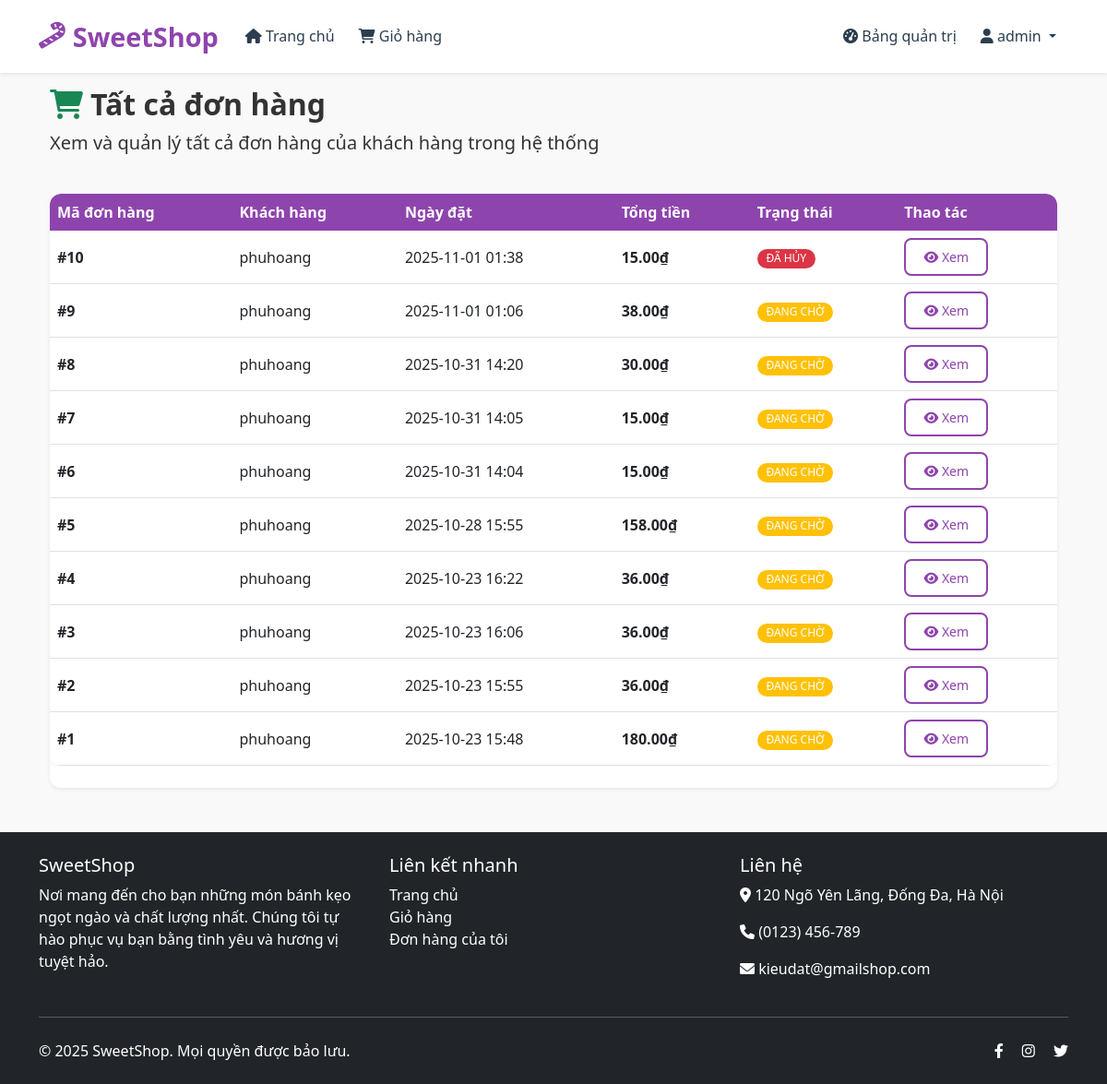
/orders (signed in), run on the app's committed database.
### app/models.py (models this page shows, shortened)
class User(UserMixin, db.Model):
    __tablename__ = 'users'
    id = db.Column(db.Integer, primary_key=True)
    username = db.Column(db.String(80), nullable=False, unique=True)
    password_hash = db.Column(db.String(120), nullable=False)
    role = db.Column(db.String(10), nullable=False, default='USER')  # 'USER' or 'ADMIN'
    created_at = db.Column(db.DateTime, nullable=False, default=datetime.utcnow)
    cart_items = db.relationship('Cart', backref='user', lazy=True, cascade='all, delete-orphan')
    orders = db.relationship('Order', backref='customer', lazy=True, cascade='all, delete-orphan')
    addresses = db.relationship('Address', backref='user', lazy=True, cascade='all, delete-orphan')

class Order(db.Model):
    __tablename__ = 'orders'
    id = db.Column(db.Integer, primary_key=True)
    user_id = db.Column(db.Integer, db.ForeignKey('users.id'), nullable=False)
    order_date = db.Column(db.DateTime, nullable=False, default=datetime.utcnow)
    total_amount = db.Column(db.Numeric(10, 2), nullable=False)
    status = db.Column(db.String(20), nullable=False, default='PENDING')  # PENDING, PAID, SHIPPED, DELIVERED, CANCELLED
    shipping_address_id = db.Column(db.Integer, db.ForeignKey('addresses.id'), nullable=False)
    items = db.relationship('OrderItem', backref='order', lazy=True, cascade='all, delete-orphan')
    shipping_address = db.relationship('Address', backref='orders', lazy=True)

### app/admin/routes.py (the view)
@bp.route('/orders')
@login_required
@admin_required
def orders():
    orders = Order.query.order_by(Order.order_date.desc()).all()
    for order in orders:
        items = order.items  # This loads the order items
        for item in items:
            _ = item.product  # This loads the product for each item
        _ = order.shipping_address  # This loads the shipping address
        _ = order.customer  # This loads the customer information
    return render_template('admin/orders.html', orders=orders)

### app/__init__.py (called while the page is built)
def create_app(config_class=Config):
    app = Flask(__name__)
    app.config.from_object(config_class)
    db.init_app(app)
    login_manager.init_app(app)
    bcrypt.init_app(app)
    migrate = Migrate(app, db)  # Initialize Flask-Migrate
    login_manager.login_view = 'auth.login'
    login_manager.login_message = 'Đăng nhập để truy cập trang này.'
    from app.auth import bp as auth_bp
    app.register_blueprint(auth_bp)
    from app.admin import bp as admin_bp
    app.register_blueprint(admin_bp)
    from app.main import bp as main_bp
    app.register_blueprint(main_bp)
    @login_manager.user_loader
    def load_user(user_id):
        from app.models import User
        return User.query.get(int(user_id))
    return app

### app/templates/admin/orders.html (shortened to what this page needs)
{% extends "base.html" %}
{% block content %}
<div class="container">
    <div class="row mb-4">
        <div class="col-12">
            <h2 class="fw-bold">
                <i class="fas fa-shopping-cart me-2 text-success"></i>Tất cả đơn hàng
            </h2>
            <p class="lead">Xem và quản lý tất cả đơn hàng của khách hàng trong hệ thống</p>
        </div>
    </div>
    {% if orders %}
    <div class="row">
        <div class="col-12">
            <div class="card shadow-sm">
                <div class="card-body p-0">
                    <div class="table-responsive">
                        <table class="table table-hover mb-0">
                            <thead class="table-light">
                                <tr>
                                    <th>Mã đơn hàng</th>
                                    <th>Khách hàng</th>
                                    <th>Ngày đặt</th>
                                    <th>Tổng tiền</th>
                                    <th>Trạng thái</th>
                                    <th>Thao tác</th>
                                </tr>
                            </thead>
                            <tbody>
                                {% for order in orders %}
                                <tr>
                                    <td><strong>#{{ order.id }}</strong></td>
                                    <td>{{ order.customer.username }}</td>
                                    <td>{{ order.order_date.strftime('%Y-%m-%d %H:%M') }}</td>
                                    <td><strong>{{ "%.2f"|format(order.total_amount) }}₫</strong></td>
                                    <td>
                                        <span class="badge
                                            {% if order.status == 'PENDING' %}bg-warning
                                            {% elif order.status == 'PAID' %}bg-info
                                            {% elif order.status == 'SHIPPED' %}bg-primary
                                            {% elif order.status == 'DELIVERED' %}bg-success
                                            {% elif order.status == 'CANCELLED' %}bg-danger
                                            {% else %}bg-secondary{% endif %}">
                                            {% if order.status == 'PENDING' %}ĐANG CHỜ{% elif order.status == 'PAID' %}ĐÃ THANH TOÁN{% elif order.status == 'SHIPPED' %}ĐÃ GỬI{% elif order.status == 'DELIVERED' %}ĐÃ GIAO{% elif order.status == 'CANCELLED' %}ĐÃ HỦY{% else %}KHÁC{% endif %}
                                        </span>
                                    </td>
                                    <td>
                                        <a href="{{ url_for('admin.order_details', order_id=order.id) }}" class="btn btn-sm btn-outline-primary">
                                            <i class="fas fa-eye"></i> Xem
                                        </a>
                                    </td>
                                </tr>
                                {% endfor %}
                            </tbody>
                        </table>
                    </div>
                </div>
            </div>
        </div>
    </div>
    {% endif %}
</div>
{% endblock %}

### app/templates/base.html (shortened to what this page needs)
<!DOCTYPE html>
<html lang="vi">
<head>
    <link href="https://cdn.jsdelivr.net/npm/bootstrap@5.3.0/dist/css/bootstrap.min.css" rel="stylesheet">
    <link rel="stylesheet" href="https://cdnjs.cloudflare.com/ajax/libs/font-awesome/6.0.0/css/all.min.css">
    <link rel="stylesheet" href="{{ url_for('static', filename='css/style.css') }}">
</head>
<body>
    <nav class="navbar navbar-expand-lg navbar-light bg-white fixed-top shadow-sm">
        <div class="container">
            <a class="navbar-brand" href="{{ url_for('main.home') }}">
                <i class="fas fa-candy-cane"></i> SweetShop
            </a>
            <div class="collapse navbar-collapse" id="navbarNav">
                <ul class="navbar-nav me-auto">
                    <li class="nav-item">
                        <a class="nav-link" href="{{ url_for('main.home') }}"><i class="fas fa-home"></i> Trang chủ</a>
                    </li>
                    {% if current_user.is_authenticated %}
                    <li class="nav-item">
                        <a class="nav-link" href="{{ url_for('main.view_cart') }}">
                            <i class="fas fa-shopping-cart"></i> Giỏ hàng
                            {% set cart_count = current_user.cart_items|length %}
                        </a>
                    </li>
                    {% endif %}
                </ul>
                <ul class="navbar-nav">
                    {% if current_user.is_authenticated %}
                        {% if current_user.role == 'ADMIN' %}
                            <li class="nav-item">
                                <a class="nav-link" href="{{ url_for('admin.dashboard') }}">
                                    <i class="fas fa-tachometer-alt"></i> Bảng quản trị
                                </a>
                            </li>
                        {% endif %}
                        <li class="nav-item dropdown">
                            <a class="nav-link dropdown-toggle" href="#" id="navbarDropdown" role="button" data-bs-toggle="dropdown">
                                <i class="fas fa-user"></i> {{ current_user.username }}
                            </a>
                        </li>
                    {% endif %}
                </ul>
            </div>
        </div>
    </nav>
    <div class="container mt-4">
        {% block content %}{% endblock %}
    </div>
    <footer class="footer mt-5 bg-dark text-white py-4">
        <div class="container">
            <div class="row">
                <div class="col-md-4 mb-4 mb-md-0">
                    <h5>SweetShop</h5>
                    <p>Nơi mang đến cho bạn những món bánh kẹo ngọt ngào và chất lượng nhất. Chúng tôi tự hào phục vụ bạn bằng tình yêu và hương vị tuyệt hảo.</p>
                </div>
                <div class="col-md-4 mb-4 mb-md-0">
                    <h5>Liên kết nhanh</h5>
                    <ul class="list-unstyled">
                        <li><a href="{{ url_for('main.home') }}" class="text-white text-decoration-none">Trang chủ</a></li>
                        <li><a href="{{ url_for('main.view_cart') }}" class="text-white text-decoration-none">Giỏ hàng</a></li>
                        <li><a href="{{ url_for('main.my_orders') }}" class="text-white text-decoration-none">Đơn hàng của tôi</a></li>
                    </ul>
                </div>
                <div class="col-md-4">
                    <h5>Liên hệ</h5>
                    <p><i class="fas fa-map-marker-alt"></i> 120 Ngõ Yên Lãng, Đống Đa, Hà Nội</p>
                    <p><i class="fas fa-phone"></i> (0123) 456-789</p>
                    <p><i class="fas fa-envelope"></i> kieudat@gmailshop.com</p>
                </div>
            </div>
            <hr class="my-4">
            <div class="d-flex justify-content-between align-items-center">
                <p class="mb-0">&copy; 2025 SweetShop. Mọi quyền được bảo lưu.</p>
                <div>
                    <a href="#" class="text-white me-3"><i class="fab fa-facebook-f"></i></a>
                    <a href="#" class="text-white me-3"><i class="fab fa-instagram"></i></a>
                    <a href="#" class="text-white"><i class="fab fa-twitter"></i></a>
                </div>
            </div>
        </div>
    </footer>
</body>
</html>

### app/static/css/style.css (style rules this page uses)
:root { --primary-color: #8e44ad; --secondary-color: #3498db; --accent-color: #e74c3c; --light-color: #f8f9fa; --dark-color: #2c3e50; --success-color: #2ecc71; --text-color: #333; --border-color: #e0e0e0; }
body { background-color: #f9f9f9; font-family: 'Segoe UI', Tahoma, Geneva, Verdana, sans-serif; color: var(--text-color); padding-top: 70px; }
.navbar { box-shadow: 0 2px 10px rgba(0, 0, 0, 0.1); background-color: white !important; padding: 0.8rem 0; }
.navbar-brand { font-weight: 700; font-size: 1.8rem; color: var(--primary-color) !important; display: flex; align-items: center; }
.navbar-brand i { margin-right: 8px; }
.navbar-nav .nav-link { font-weight: 500; margin: 0 5px; transition: all 0.3s ease; color: var(--dark-color) !important; }
.card { border: none; border-radius: 12px; overflow: hidden; transition: all 0.3s ease; box-shadow: 0 4px 15px rgba(0, 0, 0, 0.08); margin-bottom: 1.5rem; height: 100%; }
.btn { border-radius: 8px; padding: 0.5rem 1.2rem; font-weight: 500; transition: all 0.3s ease; border: none; }
.btn-outline-primary { border: 2px solid var(--primary-color); color: var(--primary-color); }
.table { background: white; border-radius: 12px; overflow: hidden; box-shadow: 0 4px 15px rgba(0, 0, 0, 0.05); }
.table th { background-color: var(--primary-color); color: white; font-weight: 600; border: none; }
.table td { vertical-align: middle; }
.badge { border-radius: 20px; padding: 0.4em 0.8em; font-weight: 500; }
.footer { background: var(--dark-color); color: white; padding: 3rem 0 1.5rem; margin-top: 4rem; }
.footer a { color: #bbb; transition: color 0.3s ease; }

### data on the page
User: username "admin"
Order: id "10", customer.username "phuhoang", order_date "2025-11-01 01:38", total_amount "15.00", status "ĐÃ HỦY"
Order: id "9", customer.username "phuhoang", order_date "2025-11-01 01:06", total_amount "38.00", status "ĐANG CHỜ"
Order: id "8", customer.username "phuhoang", order_date "2025-10-31 14:20", total_amount "30.00", status "ĐANG CHỜ"
Order: id "7", customer.username "phuhoang", order_date "2025-10-31 14:05", total_amount "15.00", status "ĐANG CHỜ"
Order: id "6", customer.username "phuhoang", order_date "2025-10-31 14:04", total_amount "15.00", status "ĐANG CHỜ"
Order: id "5", customer.username "phuhoang", order_date "2025-10-28 15:55", total_amount "158.00", status "ĐANG CHỜ"
Order: id "4", customer.username "phuhoang", order_date "2025-10-23 16:22", total_amount "36.00", status "ĐANG CHỜ"
Order: id "3", customer.username "phuhoang", order_date "2025-10-23 16:06", total_amount "36.00", status "ĐANG CHỜ"
Order: id "2", customer.username "phuhoang", order_date "2025-10-23 15:55", total_amount "36.00", status "ĐANG CHỜ"
Order: id "1", customer.username "phuhoang", order_date "2025-10-23 15:48", total_amount "180.00", status "ĐANG CHỜ"
